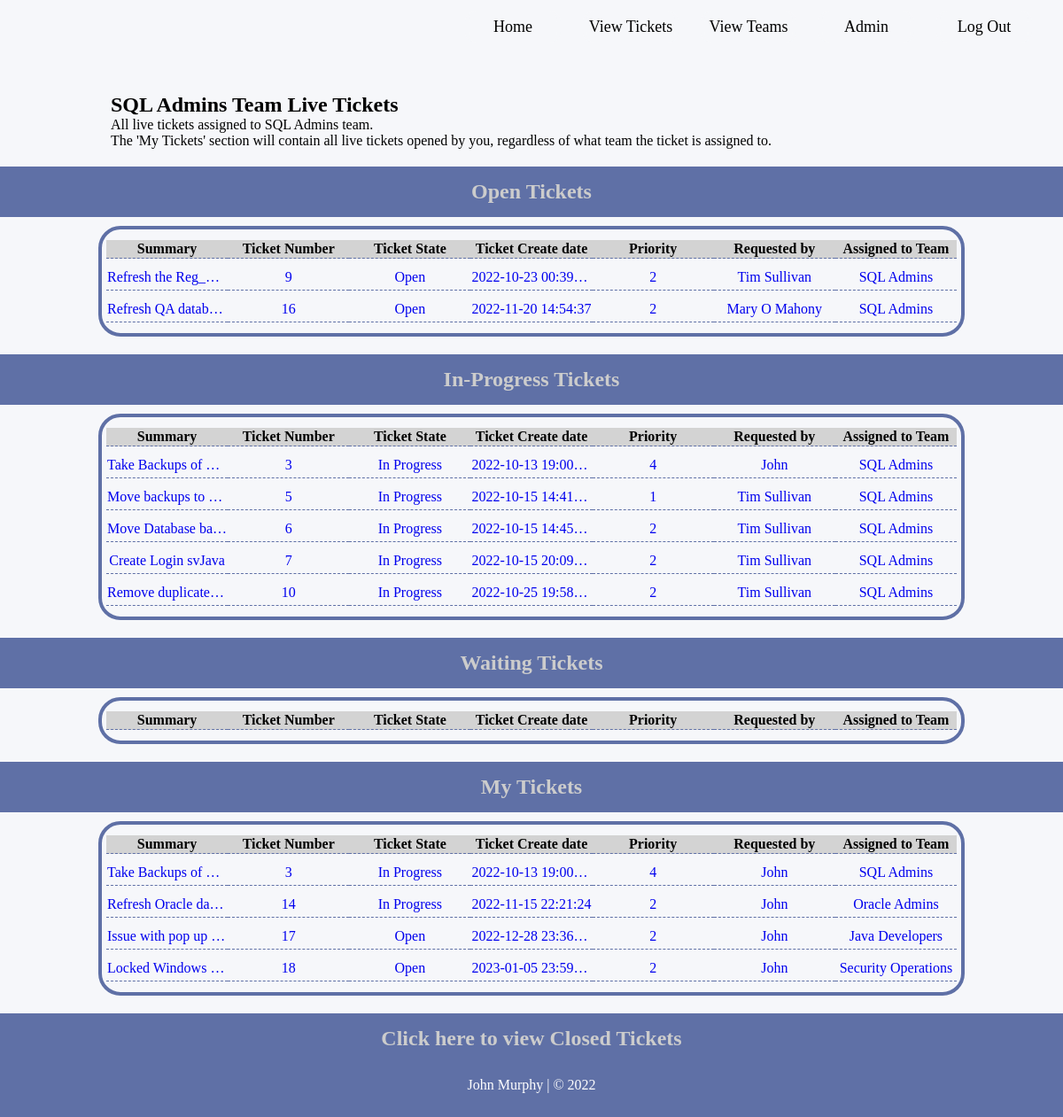
The app's page /opentickets (signed in) with its own data.
### TicketDB.py (models this page shows, shortened)
class Team(db.Model):
    __tablename__ = "teamtable"
    team_id = db.Column(db.Integer, primary_key=True, unique=True, autoincrement=True)
    team_name = db.Column(db.String(50), unique=True)
    team_category = db.Column(db.String(50))

class Ticket(db.Model):
    __tablename__ = "tickettable"
    ticket_id = db.Column(db.Integer, primary_key=True, unique=True, autoincrement=True)
    user_id = db.Column(db.Integer, db.ForeignKey(User.user_id))
    ticket_user = db.relationship("User", backref='Ticket')
    ticket_created = db.Column(db.String(50), default=func.now())
    description = db.Column(db.String(300))
    state = db.Column(db.String(30), default="Open")
    team_id = db.Column(db.Integer, db.ForeignKey(Team.team_id))
    ticket_team = db.relationship("Team", backref='Ticket')
    contact_num = db.Column(db.String(20))
    priority = db.Column(db.Integer)
    summary = db.Column(db.String(80))
    environment = db.Column(db.String(50))
    ticket_sp_instruction = db.Column(db.String(200))

class User(db.Model):
    __tablename__ = "usertable"
    user_id = db.Column(db.Integer, primary_key=True, unique=True, autoincrement=True)
    username = db.Column(db.String(50))
    name = db.Column(db.String(50))
    email = db.Column(db.String(50), unique=True)
    jobTitle = db.Column(db.String(60))
    password = db.Column(db.String(12))
    dateCreated = db.Column(db.DATETIME, default=func.now())
    tasksComplete = db.Column(db.Integer)
    team_id = db.Column(db.Integer, db.ForeignKey(Team.team_id))
    team_user = db.relationship("Team", backref='User')

### main.py (the view)
@app.route('/opentickets')
def allOpenTickets():
    tickets = Ticket.query.all()
    user = session["user"]
    loggedteam = User.query.with_entities(User.team_id).filter(User.user_id == user).all()
    loggedteam = str(loggedteam)
    loggedteam = loggedteam.strip("[ ] , ( )")
    team_name = Team.query.with_entities(Team.team_name).filter(Team.team_id == loggedteam).all()
    team_name = str(team_name)
    team_name = team_name.strip("[ ] , ( ), '")
    openTickets = Ticket.query.with_entities(Ticket.ticket_id, Ticket.user_id,  User.name, Ticket.
                    ticket_created, Ticket.description, Ticket.state, Ticket.team_id, Team.team_name, User.
                    email, Ticket.priority, Ticket.summary, Ticket.environment, Ticket.ticket_sp_instruction)\
                    .join(Team, Ticket.team_id == Team.team_id).join(User, Ticket.
                    user_id == User.user_id).filter(and_(Ticket.state == 'Open', Ticket.team_id == loggedteam)).all()
    progTickets = Ticket.query.with_entities(Ticket.ticket_id, Ticket.user_id,  User.name, Ticket
                    .ticket_created, Ticket.description, Ticket.state, Ticket.team_id, Team.team_name, User
                    .email, Ticket.priority, Ticket.summary, Ticket.environment, Ticket
                    .ticket_sp_instruction).join(Team, Ticket.team_id == Team.team_id).join(User, Ticket
                    .user_id == User.user_id).filter(and_(Ticket.state == 'In Progress'), (Ticket.team_id == loggedteam)).all()
    waitTickets = Ticket.query.with_entities(Ticket.ticket_id, Ticket.user_id,  User.name, Ticket
                    .ticket_created, Ticket.description, Ticket.state, Ticket.team_id, Team.team_name, User
                    .email, Ticket.priority, Ticket.summary, Ticket.environment, Ticket
                    .ticket_sp_instruction).join(Team, Ticket.team_id == Team.team_id).join(User, Ticket
                    .user_id == User.user_id).filter(and_(Ticket.state == 'Waiting'), (Ticket.team_id == loggedteam)).all()
    myTickets = Ticket.query.with_entities(Ticket.ticket_id, Ticket.user_id,  User.name, Ticket
                    .ticket_created, Ticket.description, Ticket.state, Ticket.team_id, Team.team_name, User
                    .email, Ticket.priority, Ticket.summary, Ticket.environment, Ticket
                    .ticket_sp_instruction).join(Team, Ticket.team_id == Team.team_id).join(User, Ticket
                    .user_id == User.user_id).filter(and_(Ticket.user_id == user), (Ticket.state != 'Fulfilled'),
                    (Ticket.state != 'Closed Incomplete')).all()
    return render_template('openTickets.html', openTickets=openTickets, progTickets=progTickets, waitTickets=waitTickets,
                           myTickets=myTickets, team_name=team_name)

### templates/openTickets.html (shortened to what this page needs)
<!DOCTYPE html>
<html lang="en">
<head>
	<link rel="stylesheet" href="{{ url_for('static', filename='css/ttStyle.css') }}">
</head>
<body>
<div id="wrapper">
	<header id="head-home">
		<ul class="nav-links">
			<a href="/">
				<li id="header-links" class="link-buttons">Home</li>
			</a>
			<a href="/opentickets">
				<li id="header-links" class="link-buttons">View Tickets</li>
			</a>
			<a href="/teams">
				<li id="header-links" class="link-buttons">View Teams</li>
			</a>
			<a href="/admin_data">
				<li id="header-links" class="link-buttons">Admin</li>
			</a>
			<a href="/logout">
			<li id="header-links"class="link-buttons">Log Out</li>
			</a>
		</ul>
	</header>
	<div id="tickets_text_top">
		<div id="tickets_text_top_inner">
			<h2>{{ team_name }} Team Live Tickets</h2>
			<p>All live tickets assigned to {{ team_name }} team.</p>
			<p>The 'My Tickets' section will contain all live tickets opened by you, regardless of what team the ticket is assigned to.</p>
		</div>
	</div>
	<div id="opentickets_holder">
		<div class="ticket_title">
			<h2>Open Tickets</h2>
		</div>
		<div id="opentick_table" style="overflow-x: auto;">
        	<table id="tickettable">
				<tr id="tableheader">
					<th id="tdlarge">Summary</th>
					<th>Ticket Number</th>
					<th>Ticket State</th>
					<th>Ticket Create date</th>
					<th>Priority</th>
					<th>Requested by</th>
					<th>Assigned to Team</th>
				</tr>
			</table>
			{% for openticket in openTickets %}
			<a href="/ticket/{{ openticket.ticket_id }}">
			<table id="tickettable">
				<tr>
					<td id="tdlarge">{{ openticket.summary }}</td>
					<td>{{ openticket.ticket_id }}</td>
					<td>{{ openticket.state }}</td>
					<td>{{ openticket.ticket_created }}</td>
					<td>{{ openticket.priority }}</td>
					<td>{{ openticket.name }}</td>
					<td>{{ openticket.team_name }}</td>
				</tr>
			</table>
			</a>
			{% endfor %}
		</div>
		<div class="ticket_title">
        	<h2 id = "anchor_progress">In-Progress Tickets</h2>
		</div>
		<div id="opentick_table" style="overflow-x: auto;">
			<table id="tickettable">
				<tr id="tableheader">
					<th id="tdlarge">Summary</th>
					<th>Ticket Number</th>
					<th>Ticket State</th>
					<th>Ticket Create date</th>
					<th>Priority</th>
					<th>Requested by</th>
					<th>Assigned to Team</th>
				</tr>
			</table>
			{% for progTicket in progTickets %}
			<a href="/ticket/{{ progTicket.ticket_id }}">
			<table id="tickettable">
				<tr>
					<td id="tdlarge">{{ progTicket.summary }}</td>
					<td>{{ progTicket.ticket_id }}</td>
					<td>{{ progTicket.state }}</td>
					<td> {{ progTicket.ticket_created }}</td>
					<td> {{ progTicket.priority }}</td>
					<td>{{ progTicket.name }}</td>
					<td>{{ progTicket.team_name }}</td>
				</tr>
			</table>
			</a>
			{% endfor %}
		</div>
		<div class="ticket_title">
			<h2 id = "anchor_waiting">Waiting Tickets</h2>
		</div>
		<div id="opentick_table" style="overflow-x: auto;">
			<table id="tickettable">
				<tr id="tableheader">
					<th id="tdlarge">Summary</th>
					<th>Ticket Number</th>
					<th>Ticket State</th>
					<th>Ticket Create date</th>
					<th>Priority</th>
					<th>Requested by</th>
					<th>Assigned to Team</th>
				</tr>
			</table>
		</div>
		<div class="ticket_title">
			<h2 id = "anchor_myTickets">My Tickets</h2>
		</div>
		<div id="opentick_table" style="overflow-x: auto;">
			<table id="tickettable">
				<tr id="tableheader">
					<th id="tdlarge">Summary</th>
					<th>Ticket Number</th>
					<th>Ticket State</th>
					<th>Ticket Create date</th>
					<th>Priority</th>
					<th>Requested by</th>
					<th>Assigned to Team</th>
				</tr>
			</table>
			{% for myTicket in myTickets %}
			<a href="/ticket/{{ myTicket.ticket_id }}">
				<table id="tickettable">
					<tr>
						<td id="tdlarge">{{ myTicket.summary }}</td>
						<td>{{ myTicket.ticket_id }}</td>
						<td>{{ myTicket.state }}</td>
						<td> {{ myTicket.ticket_created }}</td>
						<td> {{ myTicket.priority }}</td>
						<td>{{ myTicket.name }}</td>
						<td>{{ myTicket.team_name }}</td>
					</tr>
				</table>
			</a>
			{% endfor %}
		</div>
		<div id="closed_ticket_holder">
			<h2><a href="/closedtickets">Click here to view Closed Tickets</a></h2>
		</div>
	</div>
</div>
<footer>
	<p>John Murphy | &copy; 2022</p>
</footer>
</body>
</html>

### static/css/ttStyle.css (style rules this page uses)
* { margin:0; }
html, body { height: 100%; }
#wrapper { float:left; width: 100%; min-height: 100vh; padding-bottom: 60px; background:#f6f7fa; box-sizing: border-box; }
#head-home { float: left; width:100%; height:80px; padding-bottom: 20px; box-sizing: border-box; }
ul.nav-links { float: right; height: 60px; margin-top: 12.5px; margin-right: 10px; }
li.link-buttons { float:left; line-height: 35px; width:100px; margin-right: 25px; list-style-type: none; text-align: center; font-size: 18px; border-radius:12px; border-right-width: 4px; border-left-width: 4px; border-right-style: solid; border-left-style: solid; color: #f6f7fa; border-color: #f6f7fa; font-family: PTSans; }
li#header-links { color: #000; }
footer { float: left; width:100%; height:60px; font-family: PTSans; background: #5f70a6; text-align: center; color: #fff; margin-top: -60px; padding-top: 15px; box-sizing: border-box; }
#tableheader { text-align: center; background: lightgrey; }
td { text-overflow: ellipsis; white-space: nowrap; overflow: hidden; }
#opentickets_holder { float: left; width: 100%; text-align: center; box-sizing: border-box; }
.ticket_title { float: left; width: 100%; text-align: center; padding: 15px; margin-bottom: 10px; background-color:#5f70a6; color: #cccccc; box-sizing: border-box; }
#opentick_table { width : 80%; height: auto; margin: 20px auto; border-collapse: collapse; border: 4px solid #5f70a6; border-radius: 25px; padding: 5px; }
.ticket_title { float: left; width: 100%; }
#tickettable { width: 100%; border-bottom: 1px dashed #5f70a6; margin-bottom: 7px; margin-top: 7px; border-collapse: collapse; text-align: center; table-layout: fixed; }
#opentick_table a { text-decoration: none; }
#tickettable td { width: 14.285%; padding-top: 5px; padding-bottom: 5px; overflow: hidden; }
#closed_ticket_holder { float: left; width: 100%; padding: 15px; background-color:#5f70a6; color: #cccccc; box-sizing: border-box; }
#closed_ticket_holder a { text-decoration: none; color: #cccccc; }
#tickets_text_top { float: left; width: 100%; text-align: center; padding-top: 5px; margin-top: 15px; margin-bottom: 15px; box-sizing: border-box; }
#tickets_text_top_inner { margin: 0 auto; width: 80%; text-align: left; padding: 5px; box-sizing: border-box; }

### records on screen
Team: team_name "SQL Admins"
Ticket: summary "Refresh the Reg_…", ticket_id "9", state "Open", ticket_created "2022-10-23 00:39:06", priority "2", name "Tim Sullivan", team_name "SQL Admins"
Ticket: summary "Refresh QA datab…", ticket_id "16", state "Open", ticket_created "2022-11-20 14:54:37", priority "2", name "Mary O Mahony", team_name "SQL Admins"
Ticket: summary "Take Backups of…", ticket_id "3", state "In Progress", ticket_created "2022-10-13 19:00:59", priority "4", name "John", team_name "SQL Admins"
Ticket: summary "Move backups to…", ticket_id "5", state "In Progress", ticket_created "2022-10-15 14:41:59", priority "1", name "Tim Sullivan", team_name "SQL Admins"
Ticket: summary "Move Database b…", ticket_id "6", state "In Progress", ticket_created "2022-10-15 14:45:47", priority "2", name "Tim Sullivan", team_name "SQL Admins"
Ticket: summary "Create Login svJava", ticket_id "7", state "In Progress", ticket_created "2022-10-15 20:09:12", priority "2", name "Tim Sullivan", team_name "SQL Admins"
Ticket: summary "Remove duplicate…", ticket_id "10", state "In Progress", ticket_created "2022-10-25 19:58:14", priority "2", name "Tim Sullivan", team_name "SQL Admins"
Ticket: summary "Refresh Oracle da…", ticket_id "14", state "In Progress", ticket_created "2022-11-15 22:21:24", priority "2", name "John", team_name "Oracle Admins"
Ticket: summary "Issue with pop up…", ticket_id "17", state "Open", ticket_created "2022-12-28 23:36:51", priority "2", name "John", team_name "Java Developers"
Ticket: summary "Locked Windows…", ticket_id "18", state "Open", ticket_created "2023-01-05 23:59:48", priority "2", name "John", team_name "Security Operations"
